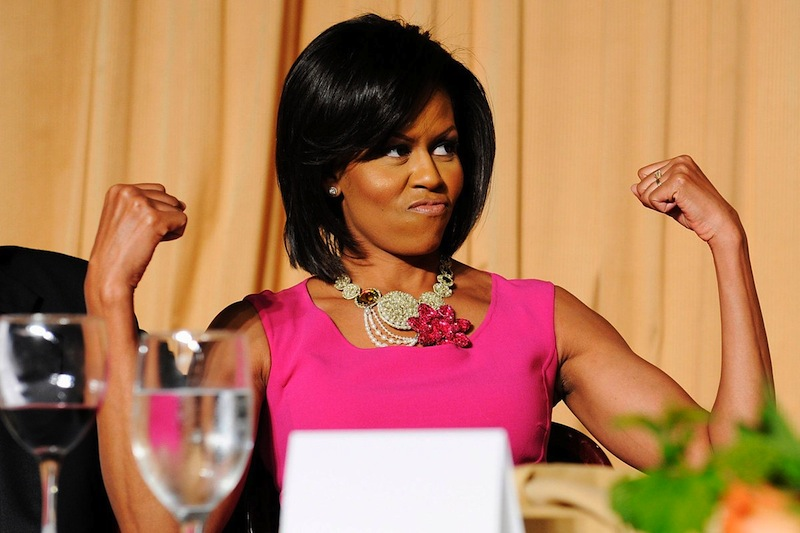
%> input picture VIDEO/labb2/michelle.jpg, 800 x 533 px
$ octave test.m   (GNU Octave 9; MATLAB toolbox functions it lacks are replaced by stand-ins)
%> lines starting %> are read from the running program, lines starting %| are printed output that depends on the picture; in (x1, y1, x2, y2) boxes, pixels count from 0 and x2, y2 are one past the last pixel; in counts of white or black regions, pixels touching at a corner belong together; the program's own positions count from 1
### VIDEO/labb2/huffmanCodebook.m
%% huffmanCodebook
function [ CodeBook ] = huffmanCodebook( imgBW, min, max )

% This function generates Huffman dictionary (aka codebook) from a BW image
% Input: imgBW, which is a black and white image (UINT8). min/max, which is
% the min and max value of pixel intensity.
% Output: CodeBook, which is a 'table' for converting 256 grayscale levels to
% the corresponding codewords
% Note: Some of the codewords might be 'null' due to the absence of certain pixel intensities.
% You can add the input/output arguments if needed.

%%
% *Entropy and probability distribution*
[height,width] = size(imgBW);
if (width>1)
    imgBW = reshape(imgBW, [1,(height*width)]);
end

[freq,symbols] = histcounts(imgBW, min:max);
symbols(end) = [];

P = freq./sum(freq);

%%
% *Create codebook*

tempbook = cell(length(symbols),2); % List of codewords, same length as number of probabilities
for i=1:length(symbols)
    tempbook{i,1} = symbols(i);
end

mEvents = num2cell(1:length(P)); % Changing list for events, merged and single
mProb = P; % Changing list for probabilities, merged and single

% Loop until there is only 1 merged value left
while(length(mEvents) > 1)

    % Sort the list of merged/single probabilities
    % and retrieve both a list of probabilites and index values of the
    % events
    [sProb, sInd] = sort(mProb);

    % Get the events with the smallest probabilites from merged list
    % events are in a cell array with all the sub-events in the cell
    smallestE1 = mEvents{sInd(1)};
    smallestE2 = mEvents{sInd(2)};

    % Add a 0 to the codeword of the smallest probability
    % and all the sub-probabilities "under" the chosen node
    for i = 1:length(smallestE1)
        tempbook{smallestE1(i), 2} = [0, tempbook{smallestE1(i),2}];
    end

    % Add a 1 to the codeword of the second smallest probability
    % and all the sub-probabilities "under" the chosen node
    for i = 1:length(smallestE2)
        tempbook{smallestE2(i), 2} = [1, tempbook{smallestE2(i),2}];
    end

    % Add the events to the merged event cell array, as a cell of
    % both the events to be able to add code to them
    mEvents{end+1} = [smallestE1, smallestE2];

    % Add the sum of both the probabilites to the merged probabilities to
    % be able to sort them into the "tree"
    mProb(end+1) = sProb(1)+sProb(2);

    % Remove the single events and probabilities as they now exists as
    % merged cells
    mEvents(sInd(1:2)) = [];
    mProb(sInd(1:2)) = [];

end

CodeBook = tempbook;

### VIDEO/final_report/huffmanEncoder.m
function [ binaryVector ] = huffmanEncoder( imgBW, codeBook )
%%
%This function encodes a black n white image into a single binary vector
% Input: 'bwImg' is black image, e.g. a Y frame of a YUV image
%        'CodeBook', is the codebook/dictionary generated by huffmanCodebook

% Output: encoded bwImg, a binary vector formed by concatenated huffman codewords

[height, width] = size(imgBW);

placeholder = cell(height, width);

for i = 1: length(codeBook)
    codeWord = codeBook(i, 2);
    logical = imgBW == codeBook{i,1}; %Targets only the pixels where the values are the same.
    placeholder(logical) = codeWord;
end

binaryVector = reshape(placeholder, 1, []);
binaryVector = cell2mat(binaryVector); %[ [1,2,3,4], [1,2,3,4] ] -> [1,2,3,4,1,2,3,4]

### VIDEO/final_report/huffmanDecoder.m
%% huffmanDecoder

function [ decodedImg ] = huffmanDecoder( binaryVector, CodeBook, height, width)

% This function decodes a single binary vector into a black n white image
% Input: 'binaryVector' is a binary vector formed by concatenated huffman
%       codewords representing, e.g. a Y frame.
%         'codebook' is the generated by huffmanCodebook
%         'width' is the width of the image to be decoded
%         'height' is the height of the image to be decoded
% Output: decodedImage, Black and White, type uint8


%%
% *Code*

% Pre-allocate imagematrix, as a vector
tempimagevector = zeros(height*width, 1);

% Assign variables for faster computing
codebooklength = length(CodeBook);
binvectorlength = length(binaryVector);


% An index for the imagevector, to assign values into a pre-allocated
% vector for faster computing
pixelpos = 1;

% Loop until all elements are checked
i = 1;
while(i <= binvectorlength)

    % Reset the found variable
    found = 0;

    % Reset the codeword that is checked
    codeword = [];

    % Loop the binaries and add the next binary to the checked codeword if
    % the current doesn't exist in the codebook
    while(found == 0 && i <= binvectorlength)

        % Add the current binary to the checked codeword
        codeword(end+1) = binaryVector(i);

        % Loop the codebook to check the current codeword
        % if it exists, for-loop breaks and found-switch is true which
        % breaks the second while loop, that resets the codeword checked.
        for n=1:codebooklength
            if(isequal(codeword,CodeBook{n,2}))
                tempimagevector(pixelpos,1) = CodeBook{n,1};
                found = 1;
                pixelpos = pixelpos + 1;
                break;
            end
        end

        % Go to next index even if the codeword has been found or not
        i = i+1;

    end
end

% Reshape the vector to the right size as given by the input argument
decodedImg = reshape(tempimagevector, [height,width]);
decodedImg = uint8(decodedImg);


end

### VIDEO/labb2/test.m
imgBW = rgb2gray( imresize( imread('michelle.jpg'), 0.1) );
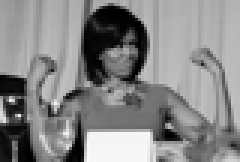
%> imgBW: size 54x80 uint8 (shown 3 times larger); min 0, max 251, mean 134.8
[height, width] = size(imgBW);
%> height = 54; width = 80
codeBook = huffmanCodebook(imgBW, 0, 256);
%> in huffmanCodebook, `imgBW = reshape(imgBW, [1,(height*width)]);`: imgBW = 4320 values, max 251 at index 1616, min 0 at index 27, mean 134.8
%> in huffmanCodebook, `[freq,symbols] = histcounts(imgBW, min:max);`: freq = 256 values, max 95 at index 187, min 0 at index 197, mean 16.88; symbols = 257 values from 0 to 256
%> in huffmanCodebook, `P = freq./sum(freq);`: P = 256 values, max 0.022 at index 187, min 0 at index 197, mean 0.00391
%> after the loop in huffmanCodebook, `for i=1:length(symbols)`: tempbook = 512 items
%> in huffmanCodebook, `mProb = P;`: mProb has the same summary as P
%> the loop in huffmanCodebook, `while(length(mEvents) > 1)` made 255 passes
%> (smallestE1, smallestE2) on passes 1 to 3: (197, 214), (222, 223), (224, 226)
%> after the loop in huffmanCodebook, `while(length(mEvents) > 1)`: mEvents = 1 item
%> in huffmanCodebook, `CodeBook = tempbook;`: CodeBook = 512 items
%> codeBook = 512 items

imgHuffmanEncoded = huffmanEncoder(imgBW, codeBook);
%> the loop in huffmanEncoder, `for i = 1: length(codeBook)` made 256 passes
%> codeWord on passes 1 to 3: {[1 0 1 0 0 1 0]}, {[0 1 1 0 1 0 1]}, {[1 1 0 0 0 0 0 1]}
%> pass 1, in huffmanEncoder, `logical = imgBW == codeBook{i,1};`:
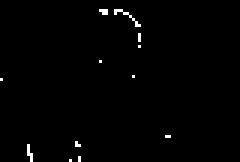
%> logical: size 54x80 logical (shown 3 times larger); 0.88% white in thin lines or dots, all inside (x1, y1, x2, y2) = (0, 3, 57, 54)
%> pass 2, in huffmanEncoder, `logical = imgBW == codeBook{i,1};`:
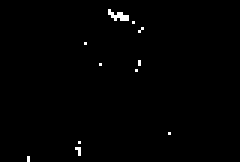
%> logical: size 54x80 logical (shown 3 times larger); 0.72% white in thin lines or dots, all inside (x1, y1, x2, y2) = (9, 3, 57, 54)
%> pass 3, in huffmanEncoder, `logical = imgBW == codeBook{i,1};`:
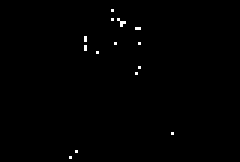
%> logical: size 54x80 logical (shown 3 times larger); 0.46% white in thin lines or dots, all inside (x1, y1, x2, y2) = (23, 3, 58, 53)
%> after the loop in huffmanEncoder, `for i = 1: length(codeBook)`: placeholder = 4320 items

imgHuffmanDecoded = huffmanDecoder(imgHuffmanEncoded, codeBook, height, width);
%> in huffmanDecoder, `codebooklength = length(CodeBook);`: codebooklength = 256
%> in huffmanDecoder, `binvectorlength = length(binaryVector);`: binvectorlength = 31219
%> (the run ends here)
